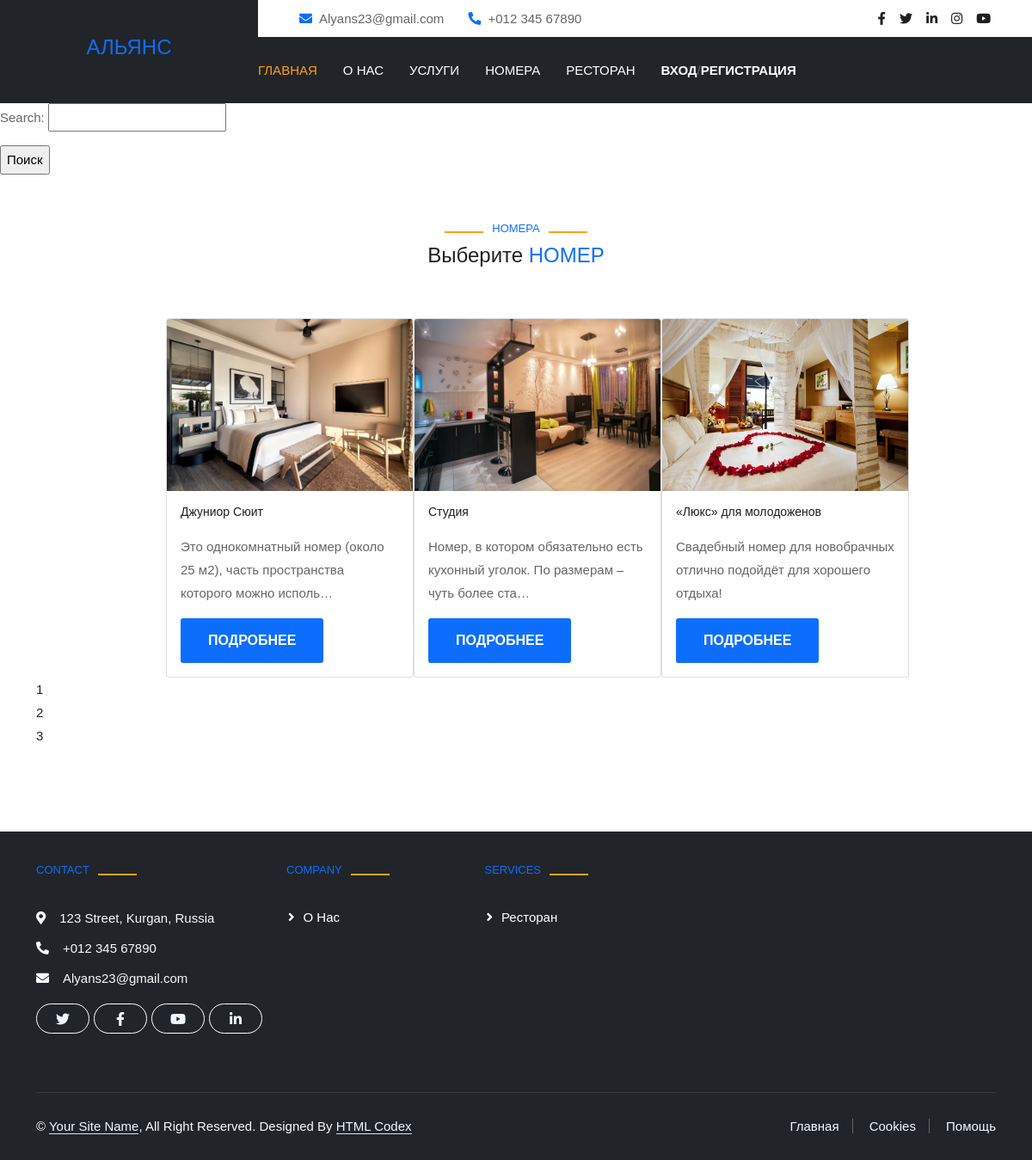
Screenshot of /hostel_app/room/?page=3 with the database file from the repository.
### hostel_app/models.py (models this page shows, shortened)
class Room(models.Model):
    name = models.CharField(max_length=128, verbose_name="Название")
    description = models.TextField(blank=False, verbose_name="Описание")
    price = models.FloatField(default=1000.0, verbose_name="Цена")
    is_booked = models.BooleanField(default=False, verbose_name="Есть в книге?")
    img = models.ImageField(upload_to="%Y/%m/%d/", verbose_name="Изображение")
    hottest = models.BooleanField(default=False, verbose_name='Является горячим предложением')

### hostel_app/views.py (the view, shortened to what this page needs)
# urls.py: path('room/', HostelAppView2.as_view(), name='rooms'),
class HostelAppView2 (ListView):
   model = Room
   context_object_name = 'rooms'
   template_name = 'rooms2.html'
   paginate_by = 3
   def get_context_data(self,*,object_list=None, **kwargs):
        context = super().get_context_data(object_list=object_list, **kwargs)
        form = RoomSearchForm(self.request.GET)
        if form.is_valid():
            pass
        else:
            form = RoomSearchForm()
        context['form'] = form
        return context
   def get(self, request, *args, **kwargs):
       form = RoomSearchForm(self.request.GET)
       if form.is_valid():
           cd = form.cleaned_data
           rooms = self.model.objects.filter(name__icontains=cd['search'])
       else:
           rooms = self.model.objects.all()
       return render(request, self.template_name, self.get_context_data(object_list=rooms))

### hostel_app/forms.py
class RoomSearchForm(forms.Form):
    search = forms.CharField(max_length=128)

### hostel_app/templates/rooms2.html (shortened to what this page needs)
{% extends "root.html" %}
    {% block content %}
    <div class="cards">
    <form action="." method='get'>
    {{form.as_p}}
    <input type="submit" value="Поиск">
    </form>
    <div class="container-xxl py-5">
    <div class="container">
        <div class="text-center wow fadeInUp" data-wow-delay="0.1s">
            <h6 class="section-title text-center text-primary text-uppercase">Номера</h6>
            <h1 class="mb-5">Выберите <span class="text-primary text-uppercase">Номер</span></h1>
        </div>
    <div class="two">
      {% for room2 in rooms %}
    <div class="card" style="width: 18rem;">
      <img src={{ room2.img.url }} class="card-img-top" width="200px" height="200px" alt="...">
      <div class="card-body">
        <h5 class="card-title">{{ room2.name }}</h5>
        <p class="truncate-text" >{{ room2.description|truncatechars:80}}</p>
        <a href="{% url 'hostel_app:details' room2.pk %}" class="btn btn-primary">Подробнее</a>
        </div>
      </div>
      {% endfor %}
    </div>
    <ul style="">
        {% for i in paginator.page_range %}
        <li style="">
            {% if i == rooms.number %}
                {{i}}
            {% else %}
            <a href="{% url 'hostel_app:rooms' %}?page={{i}}">{{i}}</a>
            {% endif %}
        </li>
        {% endfor %}
    </ul>
    </div>
    {% endblock %}

### static/css/style.css (style rules this page uses)
.two { display:flex; flex-wrap: wrap; margin-left:50px; align-items: center; justify-content: center; margin-top: 20px; }
:root { --primary: #FEA116; --light: #F1F8FF; --dark: #0F172B; }
.btn { font-weight: 500; text-transform: uppercase; transition: .5s; }
.btn.btn-primary, .btn.btn-secondary { color: #FFFFFF; }
.section-title { position: relative; display: inline-block; }
.section-title::before { position: absolute; content: ""; width: 45px; height: 2px; top: 50%; left: -55px; margin-top: -1px; background: var(--primary); }
.section-title::after { position: absolute; content: ""; width: 45px; height: 2px; top: 50%; right: -55px; margin-top: -1px; background: var(--primary); }
body { color: #666666; font-size: 15px; font-family: 'Athiti', sans-serif; line-height: 1.80857; }
a { color: #1f1f1f; text-decoration: none !important; outline: none !important; -webkit-transition: all .3s ease-in-out; -moz-transition: all .3s ease-in-out; -ms-transition: all .3s ease-in-out; -o-transition: all .3s ease-in-out; transition: all .3s ease-in-out; }
h1, h2, h3, h4, h5, h6 { letter-spacing: 0; font-weight: normal; position: relative; padding: 0 0 10px 0; font-weight: normal; line-height: 120% !important; color: #1f1f1f; margin: 0 }
h1 { font-size: 24px }
h5 { font-size: 14px }
h6 { font-size: 13px }
a { color: #1f1f1f; text-decoration: none; outline: none; }
a, .btn { text-decoration: none !important; outline: none !important; -webkit-transition: all .3s ease-in-out; -moz-transition: all .3s ease-in-out; -ms-transition: all .3s ease-in-out; -o-transition: all .3s ease-in-out; transition: all .3s ease-in-out; }
ul, li, ol { list-style: none; margin: 0px; padding: 0px; }
.btn { text-transform: uppercase; padding: 19px 36px; }
.btn { display: inline-block; font-weight: 600; text-align: center; white-space: nowrap; vertical-align: middle; -webkit-user-select: none; -moz-user-select: none; -ms-user-select: none; user-select: none; border: 2px solid transparent; padding: 12px 30px; font-size: 16px; line-height: 1.5; border-radius: .1875rem; transition: color .15s ease-in-out, background-color .15s ease-in-out, border-color .15s ease-in-out, box-shadow .15s ease-in-out; }

### rows the page displays
Room: img (picture), name "Джуниор Сюит", description "Это однокомнатный номер (около 25 м2), часть пространства которого можно исполь…"
Room: img (picture), name "Студия", description "Номер, в котором обязательно есть кухонный уголок. По размерам – чуть более ста…"
Room: img (picture), name "«Люкс» для молодоженов", description "Свадебный номер для новобрачных отлично подойдёт для хорошего отдыха!"

### other values shown
{{ i }} "1" "2" "3"
